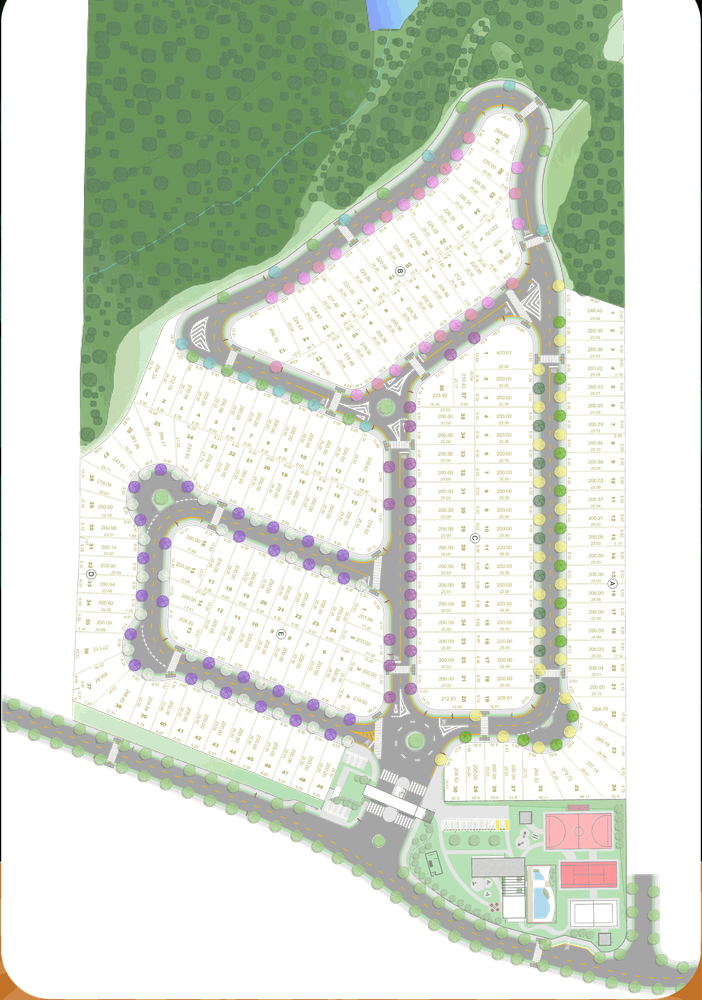
#> input picture ferramentas/mapa-lotes/plantas-sem-girar/reserva-botanica.png, 702 x 1000 px, shrunk from 2200 x 3135 before the run
$ python vetoriza.py plantas-sem-girar/reserva-botanica.png plantas-sem-girar/reserva-botanica.png 1.0
#> lines starting #> are read from the running program, lines starting #| are printed output that depends on the picture; after the words box and inside, x2 and y2 are one past the last pixel; in counts of white or black regions, pixels touching at a corner belong together
#!/usr/bin/env python3
"""
vetoriza.py — converte o PNG "clean-overlay" de um loteamento (norte para cima)
em SVG vetorial: mancha do loteamento + um <path> por lote.

Uso:
    python vetoriza.py <entrada.png> <saida.svg> [tolerancia_px]

Somente biblioteca padrao + Pillow (sem numpy/scipy).

Metodo
------
1. Mascaras 'L' (255 = alvo, 0 = resto) construidas com operacoes do Pillow
   (LUT por canal + ImageChops.darker = AND), portanto em C:
     - mancha : alpha > 0
     - lote   : |R-109|<=8 e |G-179|<=8 e |B-100|<=8 e alpha > 0
   Cada mascara ganha 1 px de borda zero (ImageOps.expand) para o rastreador
   de contorno nunca sair da imagem.
2. Rotulagem por varredura em linha: a linha e lida com crop().tobytes() e
   bytes.find(b'\\xff') (C); o primeiro pixel 255 de uma linha e sempre o
   pixel superior-esquerdo de uma componente nova. O contorno externo e
   rastreado ANTES do preenchimento (predicado "pixel == 255"); em seguida
   ImageDraw.floodfill (4-conexo, thresh=0) marca a componente com 1.
   O rastreio so consulta pixels 4-adjacentes a pixels ja sabidamente da
   componente, logo nunca "vaza" para uma componente vizinha ainda nao
   preenchida. O floodfill do Pillow guarda apenas a frente de onda (dois
   sets), entao a memoria fica limitada mesmo na mancha inteira.
3. Contorno externo por seguimento de arestas de pixel (crack following,
   regra 4-conexa): poligono fechado com vertices inteiros nos cantos dos
   pixels, exatamente envolvendo a componente (buracos internos ignorados).
   A area (shoelace) do poligono e a contagem de pixels da componente
   (para componentes sem buraco) e serve para o descarte de < 40 px.
4. Douglas-Peucker iterativo (pilha), anel fechado ancorado no vertice 0 e
   no vertice mais distante dele. Tolerancia padrao 1.5 px.
5. SVG: viewBox="0 0 W H", preserveAspectRatio="none", sem fundo,
   coordenadas inteiras, cada path fechado com Z.
"""

import sys
import time
from PIL import Image, ImageChops, ImageDraw, ImageOps

COR_LOTE = (109, 179, 100)
TOL_COR = 8
MIN_PX_LOTE = 40

# Direcoes: 0=E, 1=S, 2=W, 3=N (y cresce para baixo; percurso horario com o
# interior a direita). Para o vertice (x, y) e a direcao d, o pixel
# "a frente-direita" e (x+AR[d][0], y+AR[d][1]) e o "a frente-esquerda"
# e (x+AL[d][0], y+AL[d][1]).
DIRS = ((1, 0), (0, 1), (-1, 0), (0, -1))
AR = ((0, 0), (-1, 0), (-1, -1), (0, -1))
AL = ((0, -1), (0, 0), (-1, 0), (-1, -1))


def mascara_faixa(banda, alvo, tol):
    lut = [255 if abs(i - alvo) <= tol else 0 for i in range(256)]
    return banda.point(lut)


def construir_mascaras(im):
    r, g, b, a = im.split()
    alfa = a.point(lambda v: 255 if v > 0 else 0)
    verde = ImageChops.darker(mascara_faixa(r, COR_LOTE[0], TOL_COR),
                              mascara_faixa(g, COR_LOTE[1], TOL_COR))
    verde = ImageChops.darker(verde, mascara_faixa(b, COR_LOTE[2], TOL_COR))
    verde = ImageChops.darker(verde, alfa)
    # borda de 1 px para o rastreador nunca consultar fora da imagem
    return ImageOps.expand(alfa, border=1, fill=0), ImageOps.expand(verde, border=1, fill=0)


def rastrear_contorno(pix, sx, sy):
    """Contorno externo (crack following, 4-conexo) da componente cujo pixel
    superior-esquerdo e (sx, sy). pix = PixelAccess da mascara 'L' com borda;
    interior = valor 255. Devolve a lista de cantos (x, y) em ordem horaria."""
    x, y = sx, sy
    d = 0
    verts = [(sx, sy)]
    primeiro = True
    while True:
        arx, ary = AR[d]
        fr = pix[x + arx, y + ary] == 255
        if fr:
            alx, aly = AL[d]
            if pix[x + alx, y + aly] == 255:
                nd = (d - 1) & 3          # vira a esquerda
            else:
                nd = d                    # segue reto
        else:
            nd = (d + 1) & 3              # vira a direita (inclui o caso diagonal: regra 4-conexa)
        if nd == 0 and x == sx and y == sy and not primeiro:
            break
        if nd != d:
            verts.append((x, y))
            d = nd
        dx, dy = DIRS[d]
        x += dx
        y += dy
        primeiro = False
    return verts


def area2_shoelace(verts):
    s = 0
    n = len(verts)
    for i in range(n):
        x1, y1 = verts[i]
        x2, y2 = verts[(i + 1) % n]
        s += x1 * y2 - x2 * y1
    return abs(s)


def douglas_peucker(pts, eps):
    """Simplificacao iterativa (pilha) de uma polilinha aberta; mantem extremos."""
    n = len(pts)
    if n < 3:
        return list(pts)
    manter = [False] * n
    manter[0] = manter[-1] = True
    eps2 = eps * eps
    pilha = [(0, n - 1)]
    while pilha:
        i, j = pilha.pop()
        if j <= i + 1:
            continue
        ax, ay = pts[i]
        bx, by = pts[j]
        dx, dy = bx - ax, by - ay
        l2 = dx * dx + dy * dy
        melhor = -1
        melhor_d = -1.0
        if l2 == 0:
            for k in range(i + 1, j):
                px, py = pts[k]
                dd = (px - ax) ** 2 + (py - ay) ** 2
                if dd > melhor_d:
                    melhor_d = dd
                    melhor = k
        else:
            for k in range(i + 1, j):
                px, py = pts[k]
                c = dx * (py - ay) - dy * (px - ax)
                dd = c * c / l2
                if dd > melhor_d:
                    melhor_d = dd
                    melhor = k
        if melhor_d > eps2:
            manter[melhor] = True
            pilha.append((i, melhor))
            pilha.append((melhor, j))
    return [p for p, m in zip(pts, manter) if m]


def simplificar_anel(verts, eps):
    n = len(verts)
    if n < 4:
        return list(verts)
    x0, y0 = verts[0]
    longe = 0
    dmax = -1
    for k in range(1, n):
        x, y = verts[k]
        dd = (x - x0) ** 2 + (y - y0) ** 2
        if dd > dmax:
            dmax = dd
            longe = k
    a = douglas_peucker(verts[:longe + 1], eps)
    b = douglas_peucker(verts[longe:] + [verts[0]], eps)
    return a + b[1:-1]


def componentes(mask, eps, min_px):
    """Gera (verts_simplificados, area_px) para cada componente 4-conexa
    de pixels 255 da mascara (com borda). Componentes com area < min_px
    sao descartadas (devolvidas na contagem de descartadas)."""
    w2, h2 = mask.size
    pix = mask.load()
    saida = []
    descartadas = 0
    for y in range(h2):
        linha = mask.crop((0, y, w2, y + 1)).tobytes()
        x = linha.find(b'\xff')
        while x != -1:
            verts = rastrear_contorno(pix, x, y)
            ImageDraw.floodfill(mask, (x, y), 1)
            area = area2_shoelace(verts) // 2
            if area >= min_px:
                simp = simplificar_anel(verts, eps)
                if len(simp) >= 3:
                    saida.append((simp, area))
                else:
                    descartadas += 1
            else:
                descartadas += 1
            linha = mask.crop((0, y, w2, y + 1)).tobytes()
            x = linha.find(b'\xff', x + 1)
    return saida, descartadas


def path_d(verts):
    # coordenadas da imagem com borda -> imagem original (-1)
    partes = ['M%d %d' % (verts[0][0] - 1, verts[0][1] - 1)]
    partes.append('L' + ' '.join('%d %d' % (x - 1, y - 1) for x, y in verts[1:]))
    partes.append('Z')
    return ' '.join(partes)


def main(argv):
    if len(argv) < 3:
        print(__doc__)
        return 2
    entrada, saida = argv[1], argv[2]
    eps = float(argv[3]) if len(argv) > 3 else 1.5

    t0 = time.time()
    im = Image.open(entrada).convert('RGBA')
#> im is the input picture: PIL image 702x1000 RGBA; mean R, G, B, A 96.4, 103.9, 86.5, 115.3
    w, h = im.size
#> w = 702; h = 1000
    m_alfa, m_verde = construir_mascaras(im)
#> in construir_mascaras, `r, g, b, a = im.split()`:
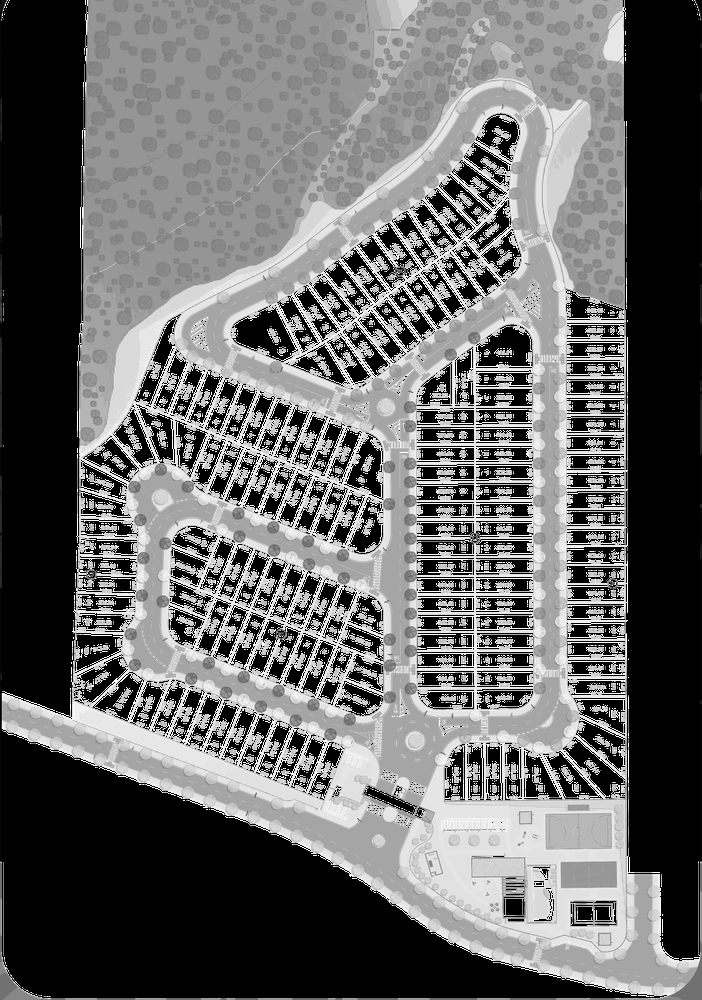
#> g: PIL image 702x1000 L; min 0, max 255, mean 103.9
#> in construir_mascaras, `r, g, b, a = im.split()`:
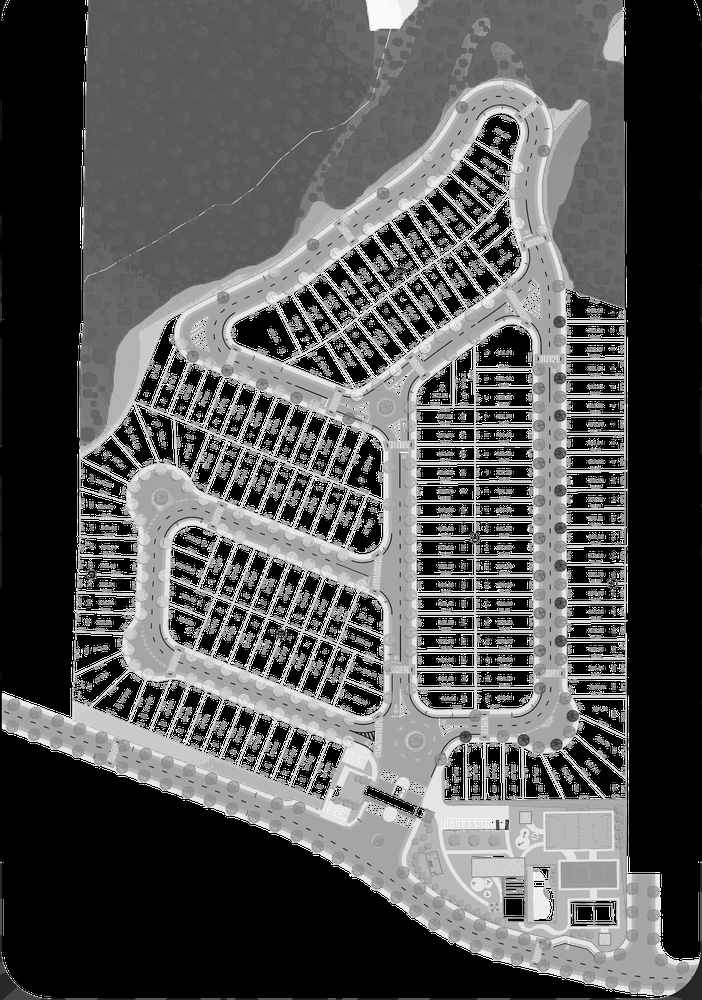
#> b: PIL image 702x1000 L; min 0, max 255, mean 86.5
#> in construir_mascaras, `r, g, b, a = im.split()`:
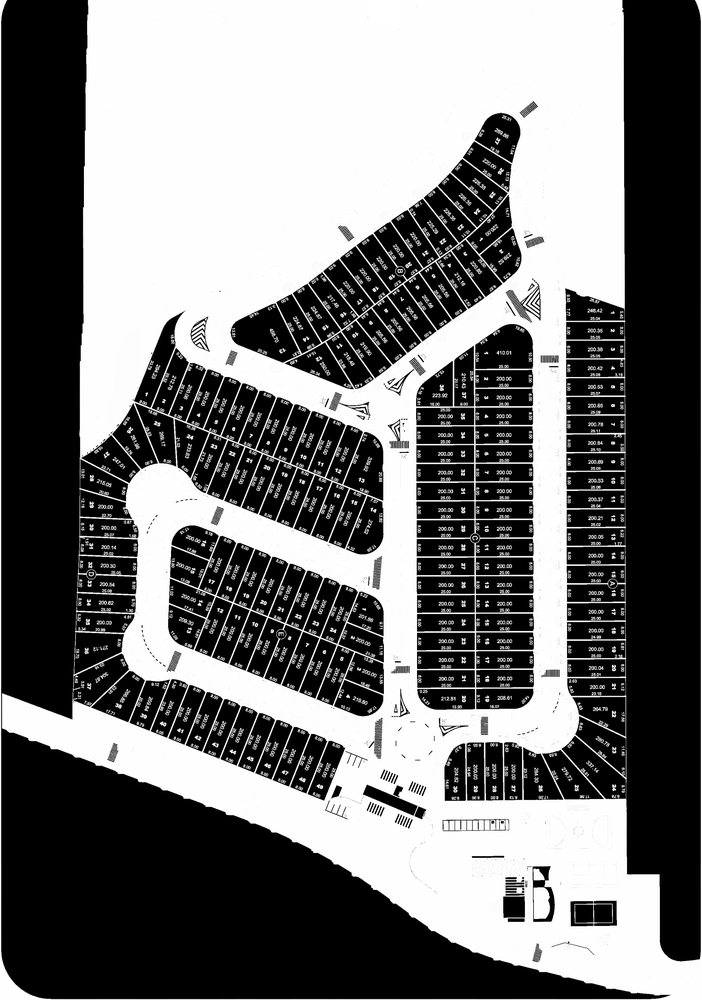
#> a: PIL image 702x1000 L; min 0, max 255, mean 115.3
#> in construir_mascaras, `alfa = a.point(lambda v: 255 if v > 0 else 0)`:
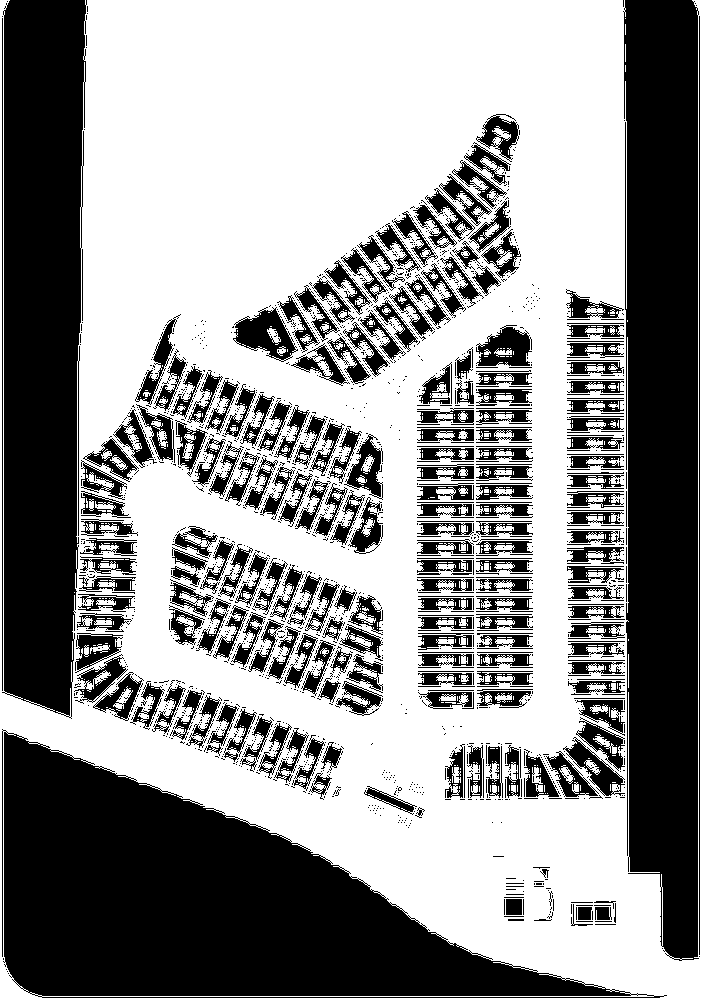
#> alfa: PIL image 702x1000 L; 57.1% white; 1970 black regions (1636 under 20 px), largest, box (x1, y1, x2, y2) and area: (2, 729, 667, 998) 82309, (623, 0, 699, 961) 65134, (2, 0, 87, 719) 53116
#> in mascara_faixa, `return banda.point(lut)`:
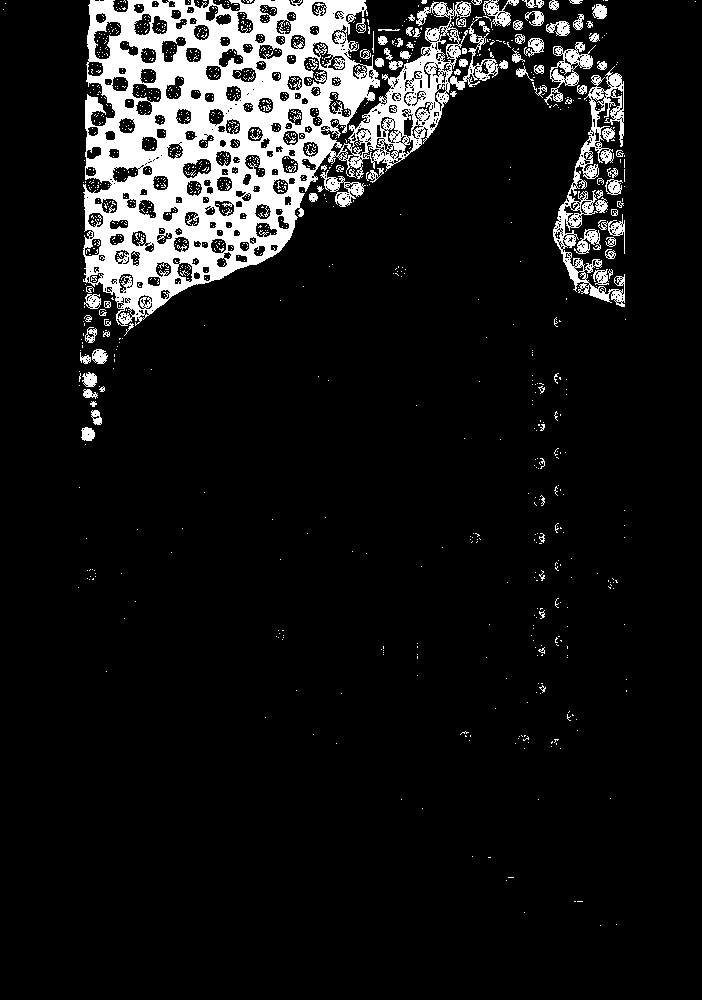
#> returned value: PIL image 702x1000 L; 10% white; 1253 white regions (1150 under 20 px), largest, box (x1, y1, x2, y2) and area: (83, 0, 499, 326) 55527, (553, 66, 625, 307) 3958, (544, 42, 596, 105) 961
#> in mascara_faixa (call 2), `return banda.point(lut)`: returned value: PIL image 702x1000 L; 3.7% white in thin lines or dots
#> in construir_mascaras, `verde = ImageChops.darker(mascara_faixa(r, COR_LOTE[0], TOL_COR), masc..`: verde: PIL image 702x1000 L; 0.05% white in thin lines or dots, all inside (x1, y1, x2, y2) = (84, 29, 577, 747)
#> in mascara_faixa (call 3), `return banda.point(lut)`: returned value: PIL image 702x1000 L; 9.5% white; 1554 white regions (1370 under 20 px), largest, box (x1, y1, x2, y2) and area: (254, 0, 625, 308) 34274, (83, 196, 205, 380) 7146, (286, 0, 380, 121) 5183
#> in construir_mascaras, `verde = ImageChops.darker(verde, mascara_faixa(b, COR_LOTE[2], TOL_COR))`: verde: PIL image 702x1000 L; every value is 0
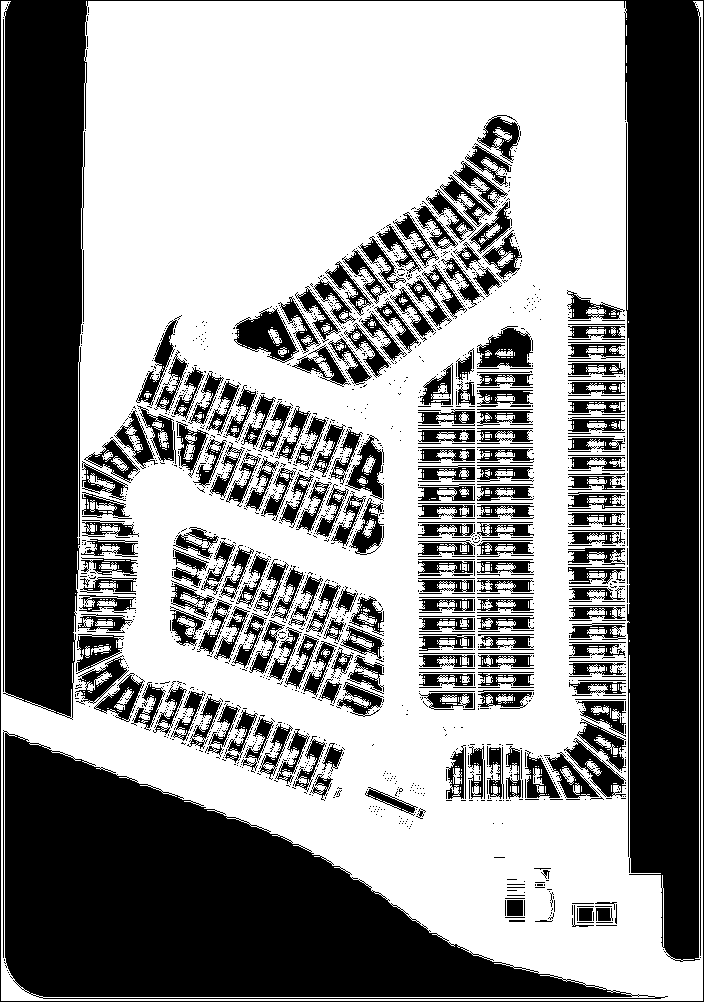
#> m_alfa: PIL image 704x1002 L; 56.9% white; 1968 black regions (1635 under 20 px), largest, box (x1, y1, x2, y2) and area: (0, 0, 704, 1002) 121665, (3, 730, 668, 999) 82309, (234, 308, 299, 363) 1769
#> m_verde: PIL image 704x1002 L; every value is 0
    del im
    t1 = time.time()

    manchas, _ = componentes(m_alfa, eps, 1)
#> the loop in componentes, `for y in range(h2):` made 1002 passes
#> after the loop in componentes, `for y in range(h2):`: descartadas = 4803; saida = 389 items
#> manchas = 389 items
    del m_alfa
    t2 = time.time()

    lotes, lotes_descartados = componentes(m_verde, eps, MIN_PX_LOTE)
#> lotes = []; lotes_descartados = 0
    del m_verde
    t3 = time.time()

    linhas = []
    linhas.append('<svg xmlns="http://www.w3.org/2000/svg" viewBox="0 0 %d %d" '
                  'preserveAspectRatio="none">' % (w, h))
    linhas.append('<g id="mancha">')
    for verts, _ in manchas:
        linhas.append('<path fill="#a6a6a6" stroke="#787878" stroke-width="1.2" '
                      'vector-effect="non-scaling-stroke" d="%s"/>' % path_d(verts))
#> this loop made 389 passes
#> verts on passes 4, 5, 7: [(478, 139), (481, 140), (478, 141)], [(516, 143), (517, 145), (513, 145)], [(454, 172), (457, 175), (455, 175)]
#> after the loop, linhas = 391 items
    linhas.append('</g>')
    linhas.append('<g id="lotes">')
    for verts, _ in lotes:
        linhas.append('<path fill="#6db364" stroke="#2d3e2d" stroke-width="1.2" '
                      'stroke-linejoin="round" vector-effect="non-scaling-stroke" d="%s"/>'
                      % path_d(verts))
#> this loop made 0 passes
#> after the loop, linhas = 393 items
    linhas.append('</g>')
    linhas.append('</svg>')
    svg = '\n'.join(linhas) + '\n'
    with open(saida, 'w', encoding='utf-8') as f:
        f.write(svg)
    t4 = time.time()

    n_lotes = len(lotes)
#> n_lotes = 0
    media_v = (sum(len(v) for v, _ in lotes) / n_lotes) if n_lotes else 0.0
#> media_v = 0
    tam_kb = len(svg.encode('utf-8')) / 1024.0
#> tam_kb = 58.5
    print('entrada: %s (%dx%d)  tolerancia DP: %.2f px' % (entrada, w, h, eps))
#| entrada: plantas-sem-girar/reserva-botanica.png (702x1000)  tolerancia DP: 1.00 px
    print('manchas: %d' % len(manchas))
#| manchas: 389
    print('lotes: %d  (descartados < %d px ou degenerados: %d)'
          % (n_lotes, MIN_PX_LOTE, lotes_descartados))
#| lotes: 0  (descartados < 40 px ou degenerados: 0)
    print('media de vertices por lote: %.1f' % media_v)
#| media de vertices por lote: 0.0
    print('tamanho do SVG: %.1f KB  -> %s' % (tam_kb, saida))
#| tamanho do SVG: 58.5 KB  -> plantas-sem-girar/reserva-botanica.png
    print('tempos: mascaras %.1fs | mancha %.1fs | lotes %.1fs | svg %.1fs | total %.1fs'
          % (t1 - t0, t2 - t1, t3 - t2, t4 - t3, t4 - t0))
    return 0


if __name__ == '__main__':
    sys.exit(main(sys.argv))
#> (the program exits here)
